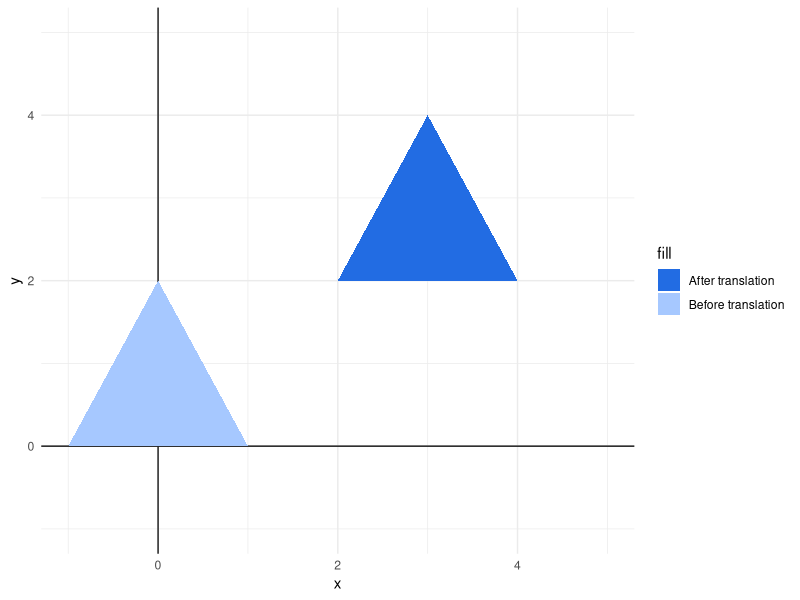
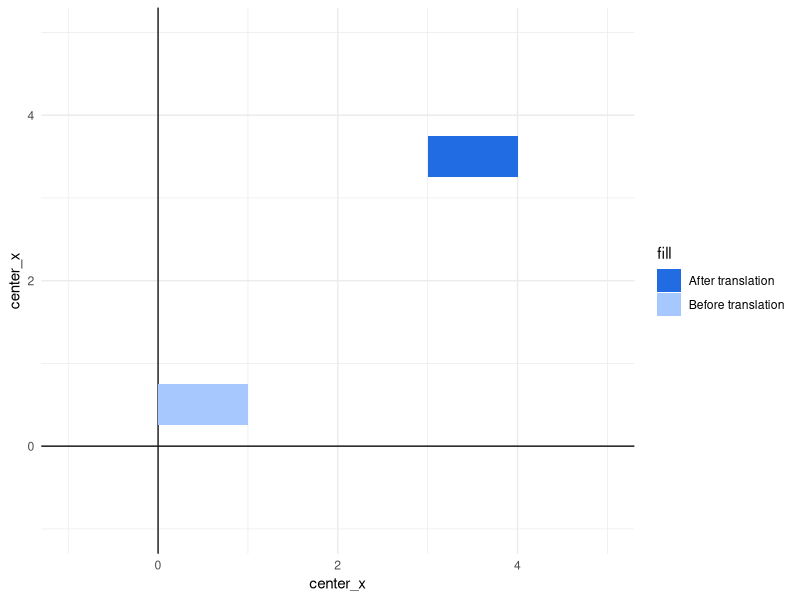
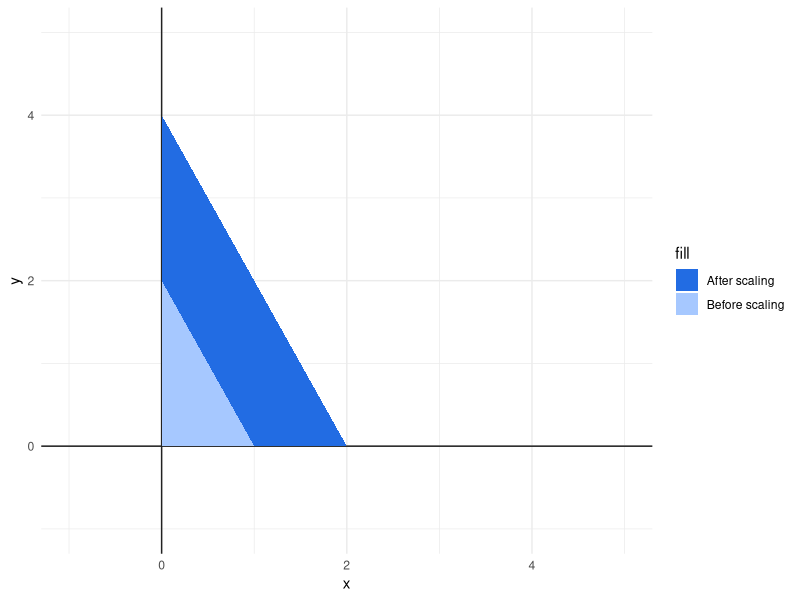
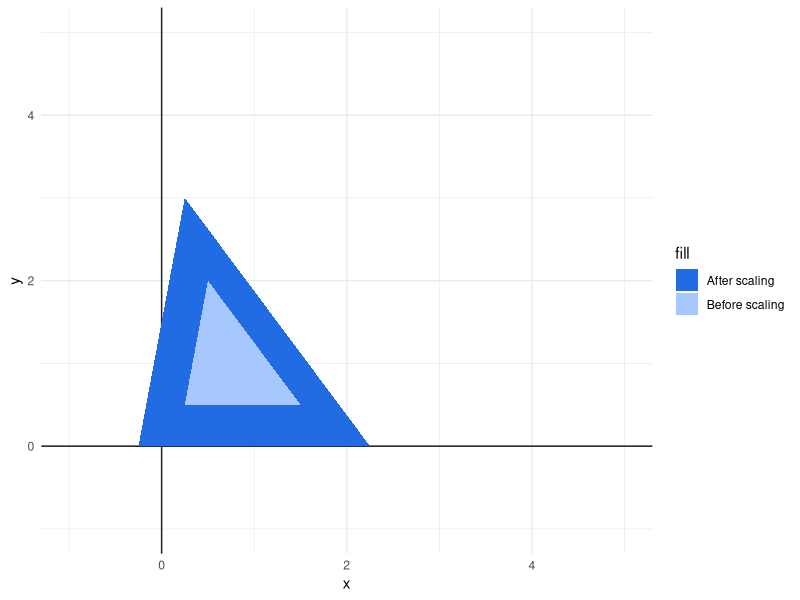
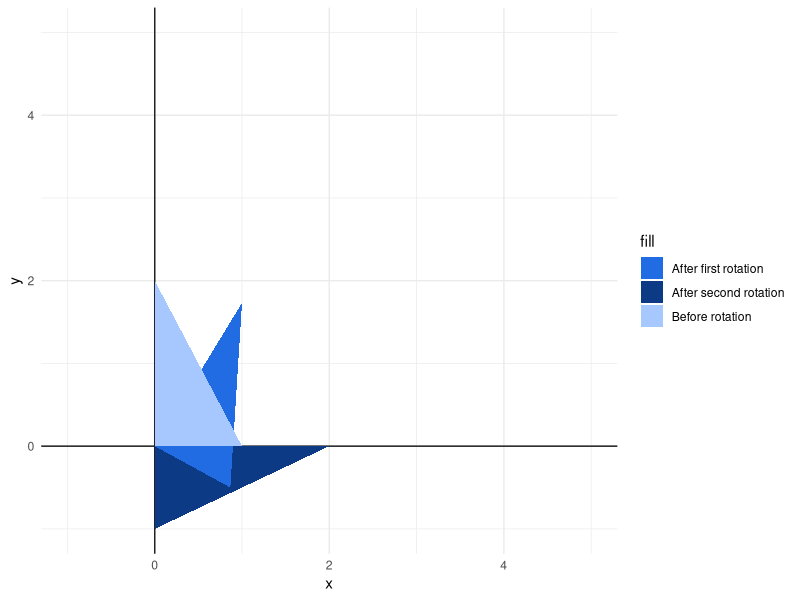
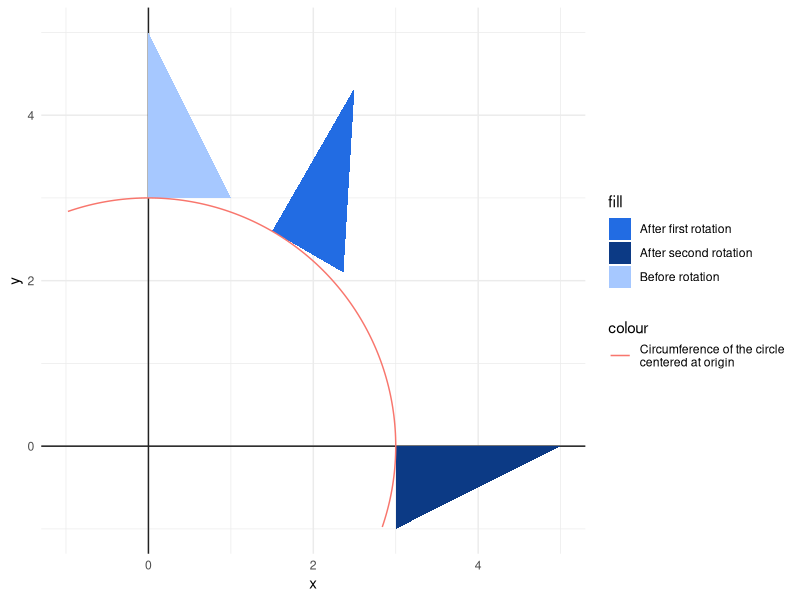
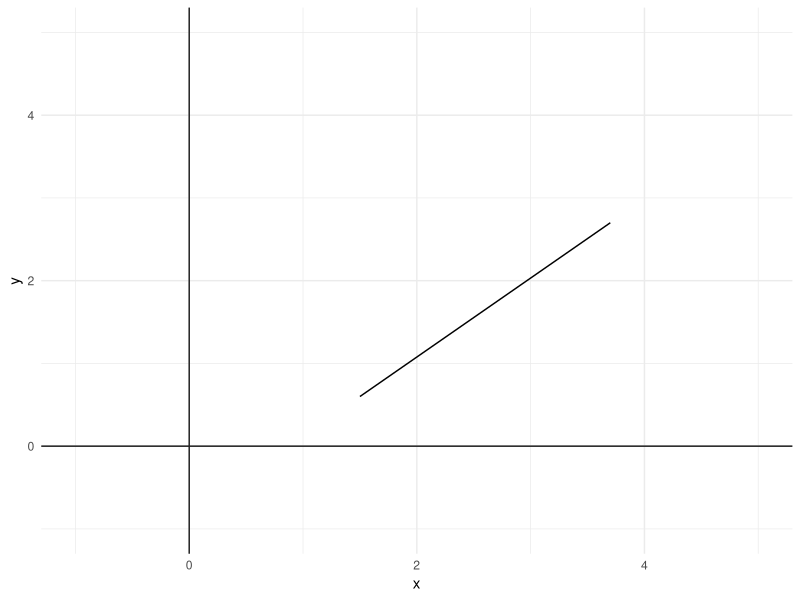

Here is the R script that generated these plots, in order:
## ---- chunk 1
library(ggplot2)
triangle <- data.frame(
  x = c(-1, 1, 0),
  y = c(0, 0, 2)
)

x_offset <- 3
y_offset <- 2
translated_triangle <- data.frame(
  x = triangle$x + x_offset,
  y = triangle$y + y_offset
)

canvas <- ggplot() +
  theme_minimal() +
  lims(y = c(-1, 5), x = c(-1, 5)) +
  geom_vline(aes(xintercept = 0), color = "#222222") +
  geom_hline(aes(yintercept = 0), color = "#222222")

canvas +
  geom_polygon(
    aes(x = x, y = y, fill = "Before translation"),
    data= triangle
  ) +
  geom_polygon(
    aes(x = x, y = y, fill = "After translation"),
    data= translated_triangle
  ) +
  scale_fill_manual(values = c("#226ce3", "#a6c8ff"))
## ---- chunk 2
r <- data.frame(
  center_x = 0.5,
  center_y = 0.25,
  width = 1,
  height = 0.5
)

x_offset <- 3
y_offset <- 2
translated_r <- data.frame(
  center_x = r$center_x + 3,
  center_y = r$center_y + 2,
  width = 1,
  height = 0.5
)

canvas +
  geom_tile(
    aes(x = center_x, y = center_x,
        height = height, width = width,
        fill = "Before translation"),
    data = r
  ) +
  geom_tile(
    aes(x = center_x, y = center_x,
        height = height, width = width,
        fill = "After translation"),
    data = translated_r
  ) +
  scale_fill_manual(values = c("#226ce3", "#a6c8ff"))
## ---- chunk 3
triangle <- data.frame(
  x = c(0, 1, 0),
  y = c(0, 0, 2)
)
twice_triangle <- data.frame(
  x = triangle$x * 2,
  y = triangle$y * 2
)

canvas +
  geom_polygon(
    aes(x = x, y = y, fill = "After scaling"),
    data= twice_triangle
  ) +
  geom_polygon(
    aes(x = x, y = y, fill = "Before scaling"),
    data= triangle
  ) +
  scale_fill_manual(values = c("#226ce3", "#a6c8ff"))
## ---- chunk 4
triangle <- data.frame(
  x = c(0.25, 1.5, 0.5),
  y = c(0.5, 0.5, 2)
)
twice_triangle <- data.frame(
  x = (triangle$x * 2) - (max(triangle$x) / 2),
  y = (triangle$y * 2) - (max(triangle$y) / 2)
)

canvas +
  geom_polygon(
    aes(x = x, y = y, fill = "After scaling"),
    data= twice_triangle
  ) +
  geom_polygon(
    aes(x = x, y = y, fill = "Before scaling"),
    data= triangle
  ) +
  scale_fill_manual(values = c("#226ce3", "#a6c8ff"))
## ---- chunk 5
# A function to convert degrees to radians
deg2rad <- function(deg){
  return(deg * pi / 180)
}
## ---- chunk 6
triangle <- data.frame(
  x = c(0, 1, 0),
  y = c(0, 0, 2)
)

angle <- deg2rad(-30)
first_rotated_triangle <- data.frame(
  x = (triangle$x * cos(angle)) + (triangle$y * -1 * sin(angle)),
  y = (triangle$x * sin(angle)) + (triangle$y * cos(angle))
)

angle <- deg2rad(-90)
second_rotated_triangle <- data.frame(
  x = (triangle$x * cos(angle)) + (triangle$y * -1 * sin(angle)),
  y = (triangle$x * sin(angle)) + (triangle$y * cos(angle))
)

canvas +
  geom_polygon(
    aes(x = x, y = y, fill = "After second rotation"),
    data = second_rotated_triangle
  ) +
  geom_polygon(
    aes(x = x, y = y, fill = "After first rotation"),
    data = first_rotated_triangle
  ) +
  geom_polygon(
    aes(x = x, y = y, fill = "Before rotation"),
    data = triangle
  ) +
  scale_fill_manual(values = c("#226ce3", "#0c3a85", "#a6c8ff"))
## ---- chunk 7
#| echo: false
triangle <- data.frame(
  x = c(0, 1, 0),
  y = c(3, 3, 5)
)

angle <- deg2rad(-30)
first_rotated_triangle <- data.frame(
  x = (triangle$x * cos(angle)) + (triangle$y * -1 * sin(angle)),
  y = (triangle$x * sin(angle)) + (triangle$y * cos(angle))
)

angle <- deg2rad(-90)
second_rotated_triangle <- data.frame(
  x = (triangle$x * cos(angle)) + (triangle$y * -1 * sin(angle)),
  y = (triangle$x * sin(angle)) + (triangle$y * cos(angle))
)

circle <- data.frame(
  x = 3 * cos(deg2rad(1:361 - 1)),
  y = 3 * sin(deg2rad(1:361 - 1))
)


canvas +
  geom_polygon(
    aes(x = x, y = y, fill = "After second rotation"),
    data = second_rotated_triangle
  ) +
  geom_polygon(
    aes(x = x, y = y, fill = "After first rotation"),
    data = first_rotated_triangle
  ) +
  geom_polygon(
    aes(x = x, y = y, fill = "Before rotation"),
    data = triangle
  ) +
  geom_path(
    aes(x, y, color = "Circumference of the circle\ncentered at origin"),
    data = circle
  ) +
  scale_fill_manual(values = c("#226ce3", "#0c3a85", "#a6c8ff"))
## ---- chunk 8
line <- data.frame(
  x = c(1.5, 3.7),
  y = c(0.6, 2.7)
)

canvas +
  geom_line(aes(x,y), data = line)
## ---- chunk 9
# Function to calculate the length of a line
line_length <- function(x1, y1, x2, y2){
  s1 <- (x2 - x1)^2
  s2 <- (y2 - y1)^2
  return(sqrt(s1 + s2))
}

l <- line_length(1.5, 0.6, 3.7, 2.7)
l
